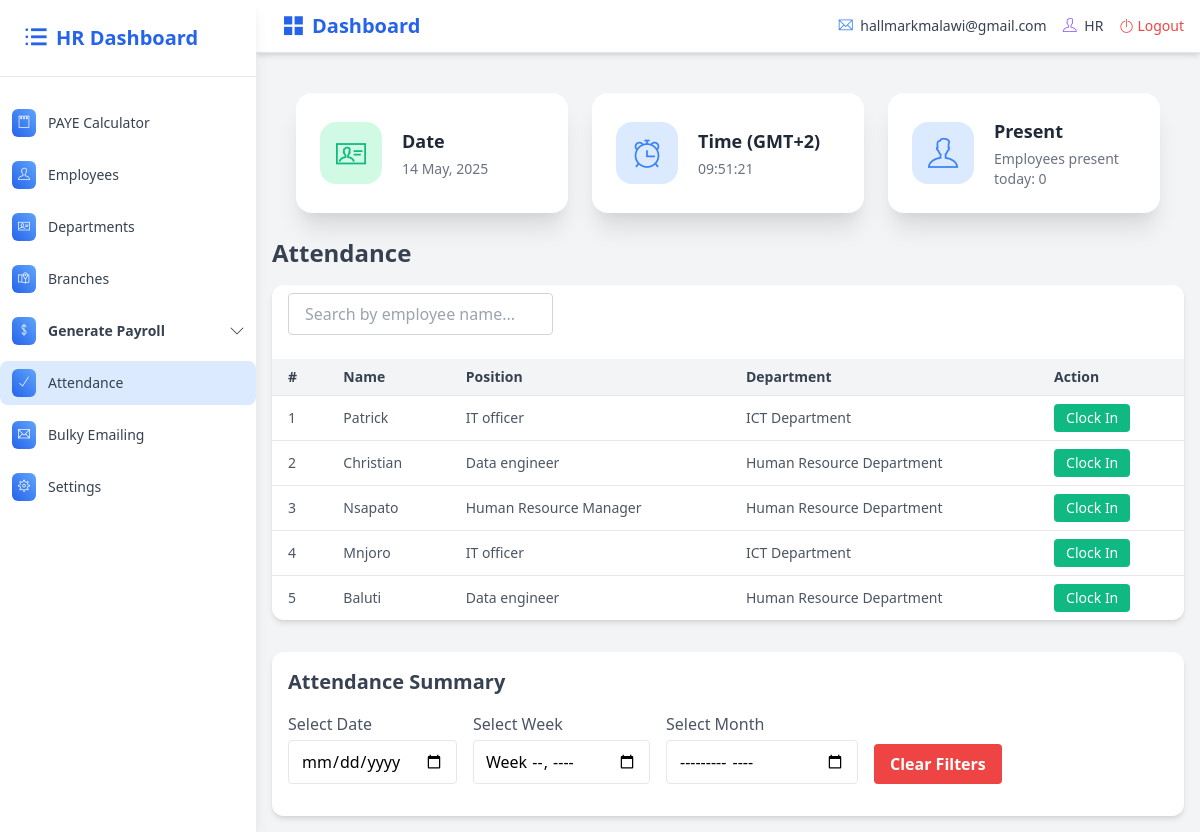
/payroll.hallmark.mw/pages/hr/attendance.php (signed in), run on the app's committed database.
### tables this page shows
CREATE TABLE `employees` (
  `id` int(11) NOT NULL,
  `name` varchar(100) DEFAULT NULL,
  `position` varchar(100) DEFAULT NULL,
  `department_id` int(11) DEFAULT NULL,
  `email` varchar(100) DEFAULT NULL,
  `date_of_joining` date DEFAULT NULL,
  `date_of_birth` date DEFAULT NULL,
  `salary` decimal(10,2) DEFAULT NULL,
  `gender` enum('male','female','other') DEFAULT NULL,
  `status` varchar(11) NOT NULL DEFAULT 'active',
  `bank_name` varchar(20) DEFAULT NULL,
  `bank_branch` varchar(20) DEFAULT NULL,
  `bank_account_name` varchar(20) DEFAULT NULL,
  `branch_code` varchar(20) DEFAULT NULL,
  `hours_per_week` int(3) DEFAULT NULL,
  `remarks` text DEFAULT NULL,
  `hourly_rate` int(10) DEFAULT NULL,
  `hours_per_weekday` int(10) DEFAULT NULL,
  `hours_per_weekend` int(10) DEFAULT NULL
);

CREATE TABLE `department` (
  `id` int(11) NOT NULL,
  `name` varchar(100) DEFAULT NULL,
  `head_of_department` varchar(100) DEFAULT NULL,
  `branch_id` int(11) DEFAULT NULL
);

### payroll.hallmark.mw/pages/hr/attendance_backend.php (called while the page is built, shortened)
<?php
require '../../db2.php';
$current_date = date('Y-m-d');
$email = $_SESSION['email'];
$stmt = $conn->prepare("
    SELECT
        e.id,
        e.name,
        e.position,
        d.name AS department,
        a.time_in AS time_in,
        a.time_out AS time_out
    FROM employees e
    LEFT JOIN department d ON e.department_id = d.id
    LEFT JOIN attendance a ON a.employee_id = e.id AND DATE(a.date_made) = ?
    ORDER BY e.id
");
$stmt->bind_param("s", $current_date);
$stmt->execute();
$employees = $stmt->get_result();
$stmt = $conn->prepare("SELECT COUNT(DISTINCT employee_id) as count FROM attendance WHERE DATE(date_made) = ? AND time_in IS NOT NULL");
$stmt->bind_param("s", $current_date);
$stmt->execute();
$result = $stmt->get_result();
$totalEmployees = $result->fetch_assoc()['count'];
?>

### payroll.hallmark.mw/pages/hr/attendance.php (the view, shortened to what this page needs)
<?php
  include "attendance_backend.php";
?>
<!DOCTYPE html>
<html lang="en">
<head>
  <link href="https://cdn.jsdelivr.net/npm/tailwindcss@2.2.19/dist/tailwind.min.css" rel="stylesheet" />
  <link href="../../themify/themify-icons.css" rel="stylesheet" />
  <link rel="stylesheet" href="https://cdn.jsdelivr.net/npm/notyf@3/notyf.min.css" />
</head>
<body class="bg-gray-100 h-screen flex overflow-x-hidden">
  <aside id="sidebar" class="fixed top-0 left-0 z-30 bg-white shadow-lg w-64 h-full overflow-hidden transform md:translate-x-0 -translate-x-full transition-transform duration-300 ease-in-out">
    <div class="p-6 flex items-center text-xl font-bold text-blue-600 border-b">
      <i class="ti-menu-alt mr-2 text-2xl"></i> <a href="./">HR Dashboard</a>
    </div>
    <nav class="mt-6">
  <ul class="space-y-2 font-medium text-gray-700 text-sm">
    <li>
      <a href="./paye.php" class="flex items-center space-x-3 px-3 py-2 rounded-lg hover:bg-blue-100 transition-all duration-300">
        <div class="p-1.5 rounded-md bg-gradient-to-tr from-blue-600 to-blue-400 text-white text-xs">
          <i class="ti-notepad"></i>
        </div>
        <span>PAYE Calculator</span>
      </a>
    </li>
    <li>
      <a href="./employees.php" class="flex items-center space-x-3 px-3 py-2 rounded-lg hover:bg-blue-100 transition-all duration-300">
        <div class="p-1.5 rounded-md bg-gradient-to-tr from-blue-600 to-blue-400 text-white text-xs">
          <i class="ti-user"></i>
        </div>
        <span>Employees</span>
      </a>
    </li>
    <li>
      <a href="./departments.php" class="flex items-center space-x-3 px-3 py-2 rounded-lg hover:bg-blue-100 transition-all duration-300">
        <div class="p-1.5 rounded-md bg-gradient-to-tr from-blue-600 to-blue-400 text-white text-xs">
          <i class="ti-id-badge"></i>
        </div>
        <span>Departments</span>
      </a>
    </li>
    <li>
      <a href="./branches.php" class="flex items-center space-x-3 px-3 py-2 rounded-lg hover:bg-blue-100 transition-all duration-300">
        <div class="p-1.5 rounded-md bg-gradient-to-tr from-blue-600 to-blue-400 text-white text-xs">
          <i class="ti-map-alt"></i>
        </div>
        <span>Branches</span>
      </a>
    </li>
    <li class="relative">
      <button id="payrollToggle" class="flex items-center justify-between w-full px-3 py-2 rounded-lg hover:bg-blue-100 transition-all duration-300">
        <div class="flex items-center space-x-3">
          <div class="p-1.5 rounded-md bg-gradient-to-tr from-blue-600 to-blue-400 text-white text-xs">
            <i class="ti-money"></i>
          </div>
          <span style="font-weight: 600;">Generate Payroll</span>
        </div>
        <i class="ti-angle-down transition-transform duration-300" id="dropdownIcon"></i>
      </button>
    </li>
    <li>
      <a href="./attendance.php" class="flex items-center space-x-3 px-3 py-2 rounded-lg bg-blue-100 hover:bg-blue-300 transition-all duration-300">
        <div class="p-1.5 rounded-md bg-gradient-to-tr from-blue-600 to-blue-400 text-white text-xs">
          <i class="ti-check"></i>
        </div>
        <span>Attendance</span>
      </a>
    </li>
    <li>
      <a href="./bulky.php" class="flex items-center space-x-3 px-3 py-2 rounded-lg hover:bg-blue-100 transition-all duration-300">
        <div class="p-1.5 rounded-md bg-gradient-to-tr from-blue-600 to-blue-400 text-white text-xs">
          <i class="ti-email"></i>
        </div>
        <span>Bulky Emailing</span>
      </a>
    </li>
    <li>
      <a href="./settings.php" class="flex items-center space-x-3 px-3 py-2 rounded-lg hover:bg-blue-100 transition-all duration-300">
        <div class="p-1.5 rounded-md bg-gradient-to-tr from-blue-600 to-blue-400 text-white text-xs">
          <i class="ti-settings"></i>
        </div>
        <span>Settings</span>
      </a>
    </li>
  </ul>
</nav>
  </aside>
  <div class="flex-1 flex flex-col min-h-screen md:ml-64 ml-0">
    <header class="bg-white shadow-md sticky top-0 z-10 flex justify-between items-center px-4 py-3 border-b">
      <div class="flex items-center space-x-3">
        <span class="text-xl font-semibold text-blue-600 hidden md:flex items-center">
          <i class="ti-layout-grid2-alt mr-2"></i> Dashboard
        </span>
      </div>
      <div class="text-sm text-gray-700 space-x-4 flex items-center">
        <span class="whitespace-nowrap"><i class="ti-email text-blue-500 mr-1"></i> <?= $email ?></span>
        <span class="whitespace-nowrap"><i class="ti-user text-purple-500 mr-1"></i> HR</span>
        <a href="../../includes/logout.php" class="text-red-500 hover:text-red-700 font-medium flex items-center">
          <i class="ti-power-off mr-1"></i> Logout
        </a>
      </div>
    </header>
    <main class="p-4 overflow-y-auto flex-1">
        <div class="p-6 grid grid-cols-1 sm:grid-cols-2 lg:grid-cols-3 gap-6">
            <div class="bg-white p-6 rounded-2xl shadow-xl transform hover:-translate-y-1 hover:scale-105 transition-transform duration-300 flex items-center cursor-pointer">
            <div class="bg-green-100 rounded-2xl p-4 mr-5 flex items-center justify-center">
              <i class="ti-id-badge text-3xl text-green-500"></i>
            </div>
            <div>
              <h3 class="text-lg font-semibold text-gray-800 mb-1">Date</h3>
              <p class="text-sm text-gray-500">
                <?php
                $date = new DateTime($current_date);
                $formatted_date = $date->format('d F, Y');
                echo $formatted_date;
                ?>
              </p>
            </div>
          </div>
          <div class="bg-white p-6 rounded-2xl shadow-xl transform hover:-translate-y-1 hover:scale-105 transition-transform duration-300 flex items-center cursor-pointer">
            <div class="bg-blue-100 rounded-2xl p-4 mr-5 flex items-center justify-center">
              <i class="ti-alarm-clock text-3xl text-blue-500"></i>
            </div>
            <div>
              <h3 class="text-lg font-semibold text-gray-800 mb-1">Time (GMT+2)</h3>
              <p id="realtime" class="text-sm text-gray-500"></p>
            </div>
          </div>
          <div class="bg-white p-6 rounded-2xl shadow-xl transform hover:-translate-y-1 hover:scale-105 transition-transform duration-300 flex items-center cursor-pointer">
            <div class="bg-blue-100 rounded-2xl p-4 mr-5 flex items-center justify-center">
              <i class="ti-user text-3xl text-blue-500"></i>
            </div>
            <div>
              <h3 class="text-lg font-semibold text-gray-800 mb-1">Present</h3>
              <p class="text-sm text-gray-500">Employees present today: <?= $totalEmployees ?></p>
            </div>
          </div>
        </div>
      <h2 class="text-2xl font-semibold text-gray-700 mb-4">Attendance</h2>
      <div class="overflow-auto bg-white rounded-xl shadow-md">
        <div class="px-4 py-2 mb-4">
          <input
            type="text"
            id="searchInput"
            class="px-4 py-2 rounded border border-gray-300"
            placeholder="Search by employee name..."
            onkeyup="filterTable()">
        </div>
        <table class="min-w-full text-sm text-left text-gray-600">
          <thead class="bg-gray-100 text-gray-700 text-sm">
            <tr>
              <th class="px-4 py-2">#</th>
              <th class="px-4 py-2">Name</th>
              <th class="px-4 py-2">Position</th>
              <th class="px-4 py-2">Department</th>
              <th class="px-4 py-2">Action</th>
            </tr>
          </thead>
          <tbody id="employeeTableBody">
            <?php $i = 1;
            while ($row = $employees->fetch_assoc()): ?>
              <tr class="border-t">
                <td class="px-4 py-2"><?= $i++ ?></td>
                <td class="px-4 py-2"><?= htmlspecialchars($row['name']) ?></td>
                <td class="px-4 py-2"><?= htmlspecialchars($row['position']) ?></td>
                <td class="px-4 py-2"><?= htmlspecialchars($row['department']) ?></td>
                <td class="px-4 py-2">
                  <?php if (!$row['time_in']): ?>
                    <button onclick="markAttendance(<?= $row['id'] ?>, 'in')" class="bg-green-500 text-white px-3 py-1 rounded hover:bg-green-600">Clock In</button>
                  <?php elseif (!$row['time_out']): ?>
                    <button onclick="markAttendance(<?= $row['id'] ?>, 'out')" class="bg-red-500 text-white px-3 py-1 rounded hover:bg-red-600">Clock Out</button>
                  <?php else: ?>
                    <span class="text-green-600 font-medium">Completed</span>
                  <?php endif; ?>
                </td>
              </tr>
            <?php endwhile; ?>
          </tbody>
        </table>
      </div>
      <div class="bg-white p-4 mt-8 rounded-xl shadow-md">
        <h3 class="text-xl font-semibold mb-4 text-gray-700">Attendance Summary</h3>
        <div class="flex flex-wrap gap-4 mb-4 items-end">
          <div>
            <label class="block text-gray-600 mb-1">Select Date</label>
            <input type="date" id="datePicker" class="border rounded px-3 py-2" onchange="loadAttendanceSummary('date')">
          </div>
          <div>
            <label class="block text-gray-600 mb-1">Select Week</label>
            <input type="week" id="weekPicker" class="border rounded px-3 py-2" onchange="loadAttendanceSummary('week')">
          </div>
          <div>
            <label class="block text-gray-600 mb-1">Select Month</label>
            <input type="month" id="monthPicker" class="border rounded px-3 py-2" onchange="loadAttendanceSummary('month')">
          </div>
          <div>
            <button onclick="clearFilters()" class="bg-red-500 hover:bg-red-600 text-white font-semibold px-4 py-2 rounded">
              Clear Filters
            </button>
          </div>
        </div>
      </div>
    </main>
</body>
</html>

### payroll.hallmark.mw/pages/hr/attendance.php (style rules this page uses)
body { font-family: 'Segoe UI', sans-serif; }
.transition-transform { transition: transform 0.3s ease-in-out; }

### data on the page
employees: name "Patrick", position "IT officer", department.name "ICT Department"
employees: name "Christian", position "Data engineer", department.name "Human Resource Department"
employees: name "Nsapato", position "Human Resource Manager", department.name "Human Resource Department"
employees: name "Mnjoro", position "IT officer", department.name "ICT Department"
employees: name "Baluti", position "Data engineer", department.name "Human Resource Department"

### other printed values
$email "hallmarkmalawi@gmail.com"
$formatted_date "14 May, 2025"
$totalEmployees "0"
